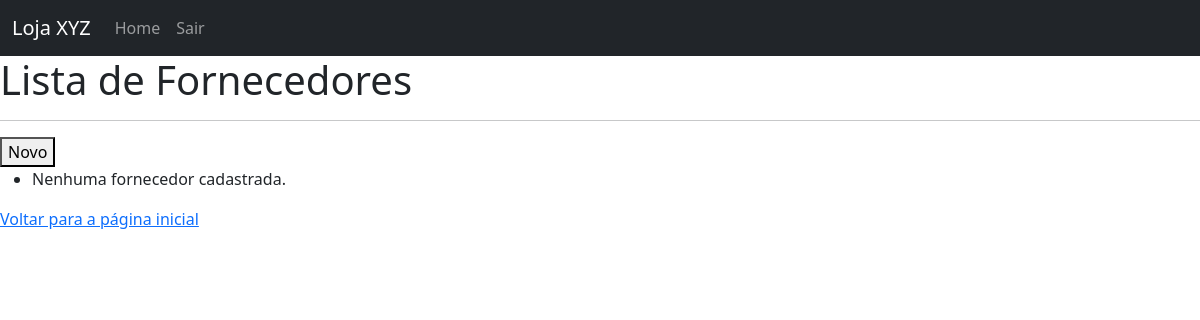
The page /fornecedores (signed in) on the database as committed earlier.
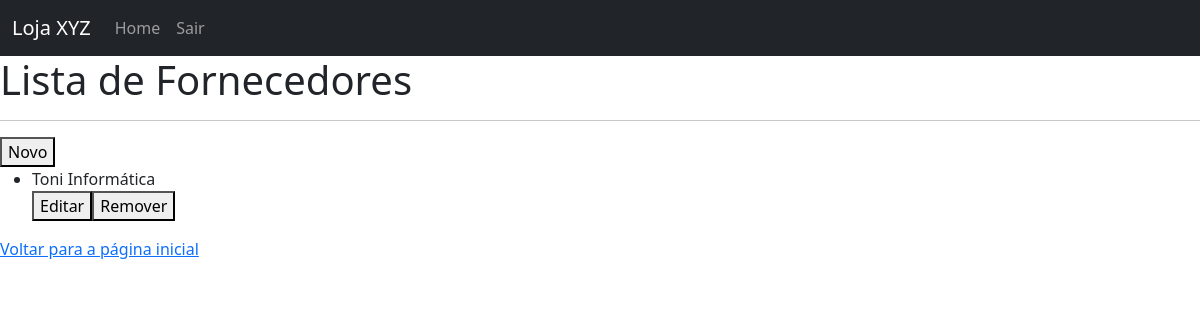
The same page on the database as committed later.
### estoque_app/models.py (models this page shows, shortened)
class Fornecedor(models.Model):
    nome = models.CharField(max_length=100)
    cnpj = models.CharField(max_length=20, unique=True)
    email = models.EmailField(blank=True, null=True)
    telefone = models.CharField(max_length=100, blank=True, null=True)

### estoque_app/views.py (the view)
# urls.py: path('fornecedores', views.fornecedores, name='fornecedores'),
@login_required
def fornecedores(request):
    fornecedores = Fornecedor.objects.all().order_by('nome')
    contexto = {'fornecedores' : fornecedores}
    return render(request,'fornecedor/fornecedores.html', contexto)

### estoque_app/templates/fornecedor/fornecedores.html (shortened to what this page needs)
{% extends 'base.html' %}
{% block conteudo %}
<h1>Lista de Fornecedores</h1>
<hr>
<a href="{% url 'novo_fornecedor' %}"><button>Novo</button></a>
<div class="fornecedor-lista">
    <ul>
        {% for fornecedor in fornecedores %}
        <li>{{ fornecedor.nome }}</li>
        <a href="{% url 'editar_fornecedor' fornecedor.id %}"><button>Editar</button></a><a
            href="{% url 'excluir_fornecedor' fornecedor.id %}"><button>Remover</button></a>
        {% empty %}
        <li>Nenhuma fornecedor cadastrada.</li>
        {% endfor %}
    </ul>
</div>
{% endblock %}

Rows that differ between the two databases and show on the page:
added Fornecedor: nome "Toni Informática"
Other text that changed with them:
text no longer shown: "Nenhuma fornecedor cadastrada."
